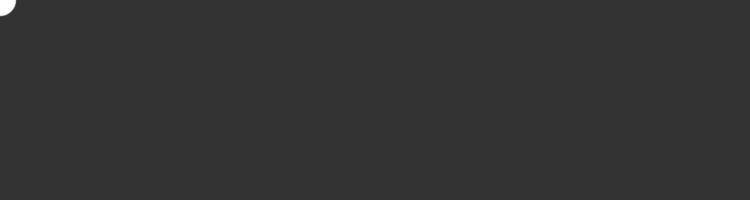
Frame 1 (no input)
Frame 60 (the mouse pressed at the canvas centre just before this capture): identical to frame 1, image omitted
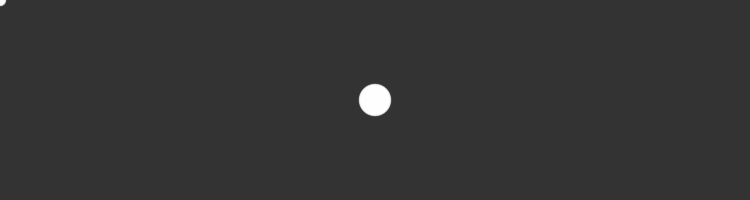
Frame 120 (the mouse held since frame 60 and released just before this capture)

The Processing sketch that drew these frames (run headless with seeded random() and noise(); from frame 60 on, the mouse is pressed at the canvas centre):

// Processing sketch: processing_147018
// ── processing_147018.pde

int num = 100;
float mx[] = new float[num];
float my[] = new float[num];
float tx;
float ty;

void setup() 
{

  size(750, 200);
    fill(255,80); 
  noStroke();
    smooth();
    //background(0);

}

void draw() 
{
    background(51); 
    for(int i=1; i<num; i++) {
    mx[i-1] = mx[i];
    my[i-1] = my[i];
  } 
  
  mx[num-1] = mouseX;
  my[num-1] = mouseY;

  
  for(int i=0; i<num; i++) {
    ellipse(mx[i], my[i], i/3, i/3);
  }
  
}
